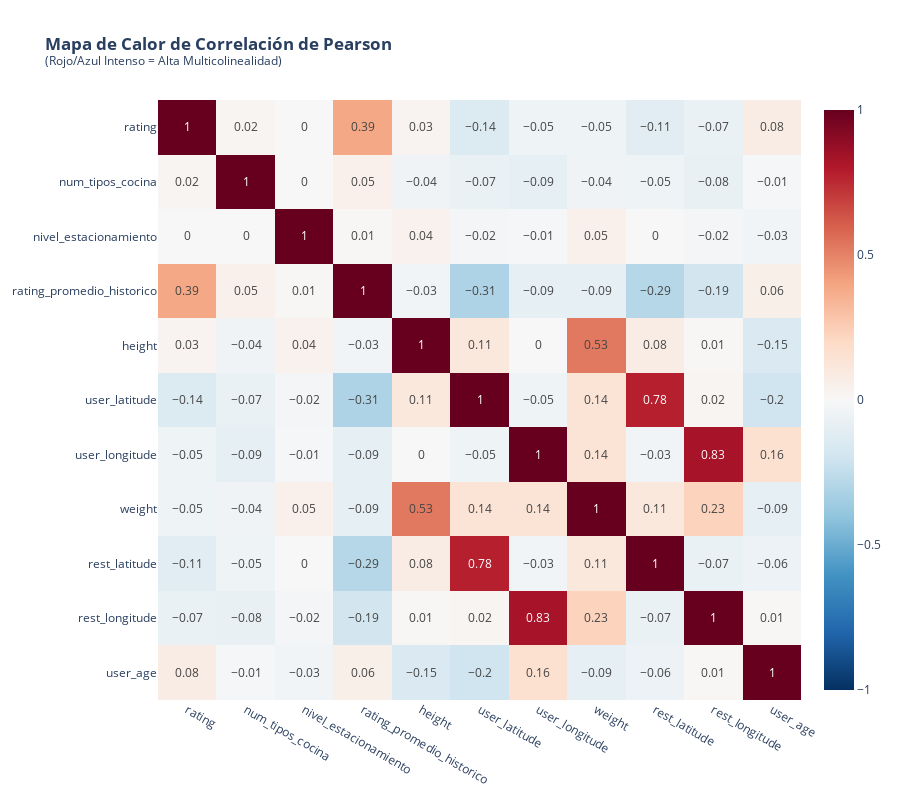

The cell this chart's notebook holds for it:
### Code cell
# ==============================================================================
# DIAGNÓSTICO DE MULTICOLINEALIDAD (HEATMAP)
# ==============================================================================
import plotly.express as px
import numpy as np

try:
    print("\n[Diagnóstico] 🌡️ Generando Mapa de Calor de Correlaciones...")


    cols_corr = [
        c for c in df_limpio.select_dtypes(include=[np.number]).columns 
        if 'ID' not in c and 'target' not in c
    ]
    
    if len(cols_corr) < 2:
        print("⚠️ No hay suficientes variables numéricas para correlacionar.")
    else:

        corr_matrix = df_limpio[cols_corr].corr().round(2)


        fig = px.imshow(
            corr_matrix,
            text_auto=True,            
            aspect="auto",
            color_continuous_scale='RdBu_r', 
            zmin=-1, zmax=1,           
            title="<b>Mapa de Calor de Correlación de Pearson</b><br><sup>(Rojo/Azul Intenso = Alta Multicolinealidad)</sup>"
        )
        

        fig.update_layout(
            width=900, height=800,
            xaxis_showgrid=False, yaxis_showgrid=False
        )
        fig.show()


        threshold = 0.7 ### UMBRAL DE CORRELACIÓN PARA CONSIDERAR MULTICOLINEALIDAD SEVERA
        print(f"\n🔍 SUGERENCIAS DE ELIMINACIÓN (Umbral > {threshold}):")
        print("   (Si dos variables tienen alta correlación, elimina la que tenga menos sentido de negocio)")
        
        high_corr_pairs = []
        cols = corr_matrix.columns
        
  
        for i in range(len(cols)):
            for j in range(i+1, len(cols)):
                val = corr_matrix.iloc[i, j]
                if abs(val) >= threshold:
                    high_corr_pairs.append((cols[i], cols[j], val))
        
        if high_corr_pairs:
            high_corr_pairs.sort(key=lambda x: abs(x[2]), reverse=True)
            
            for v1, v2, corr in high_corr_pairs:
                print(f"   ⚠️  CONFLICTO: '{v1}' vs '{v2}' | Corr: {corr}")
                print(f"       -> Acción sugerida: Mantener solo una.")
        else:
            print("   ✅ No se detectaron pares con multicolinealidad severa.")

except Exception as e:
    logger.error(f"Error en Heatmap: {e}")

### Figure 1 — Plotly figure (JSON) as saved in the notebook; plotly's stock layout.template omitted (floating-point values rounded to 4 significant figures)
{"data": [{"coloraxis": "coloraxis", "hovertemplate": "x: %{x}<br>y: %{y}<br>color: %{z}<extra></extra>", "name": "0", "texttemplate": "%{z}", "type": "heatmap", "x": ["rating", "num_tipos_cocina", "nivel_estacionamiento", "rating_promedio_historico", "height", "user_latitude", "user_longitude", "weight", "rest_latitude", "rest_longitude", "user_age"], "xaxis": "x", "y": ["rating", "num_tipos_cocina", "nivel_estacionamiento", "rating_promedio_historico", "height", "user_latitude", "user_longitude", "weight", "rest_latitude", "rest_longitude", "user_age"], "yaxis": "y", "z": [[1.0, 0.02, 0.0, 0.39, 0.03, -0.14, -0.05, -0.05, -0.11, -0.07, 0.08], [0.02, 1.0, -0.0, 0.05, -0.04, -0.07, -0.09, -0.04, -0.05, -0.08, -0.01], [0.0, -0.0, 1.0, 0.01, 0.04, -0.02, -0.01, 0.05, 0.0, -0.02, -0.03], [0.39, 0.05, 0.01, 1.0, -0.03, -0.31, -0.09, -0.09, -0.29, -0.19, 0.06], [0.03, -0.04, 0.04, -0.03, 1.0, 0.11, 0.0, 0.53, 0.08, 0.01, -0.15], [-0.14, -0.07, -0.02, -0.31, 0.11, 1.0, -0.05, 0.14, 0.78, 0.02, -0.2], [-0.05, -0.09, -0.01, -0.09, 0.0, -0.05, 1.0, 0.14, -0.03, 0.83, 0.16], [-0.05, -0.04, 0.05, -0.09, 0.53, 0.14, 0.14, 1.0, 0.11, 0.23, -0.09], [-0.11, -0.05, 0.0, -0.29, 0.08, 0.78, -0.03, 0.11, 1.0, -0.07, -0.06], [-0.07, -0.08, -0.02, -0.19, 0.01, 0.02, 0.83, 0.23, -0.07, 1.0, 0.01], [0.08, -0.01, -0.03, 0.06, -0.15, -0.2, 0.16, -0.09, -0.06, 0.01, 1.0]]}], "layout": {"coloraxis": {"cmax": 1, "cmin": -1, "colorscale": [[0, "rgb(5,48,97)"], [0.1, "rgb(33,102,172)"], [0.2, "rgb(67,147,195)"], [0.3, "rgb(146,197,222)"], [0.4, "rgb(209,229,240)"], [0.5, "rgb(247,247,247)"], [0.6, "rgb(253,219,199)"], [0.7, "rgb(244,165,130)"], [0.8, "rgb(214,96,77)"], [0.9, "rgb(178,24,43)"], [1, "rgb(103,0,31)"]]}, "height": 800, "title": {"text": "<b>Mapa de Calor de Correlación de Pearson</b><br><sup>(Rojo/Azul Intenso = Alta Multicolinealidad)</sup>"}, "width": 900, "xaxis": {"anchor": "y", "domain": [0, 1], "showgrid": false}, "yaxis": {"anchor": "x", "autorange": "reversed", "domain": [0, 1], "showgrid": false}}}
